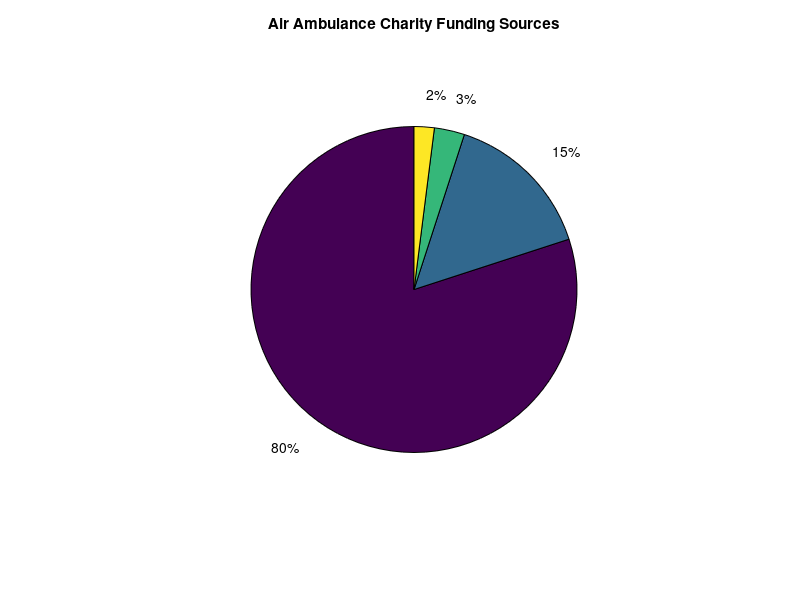

This figure's MATLAB source: (Note: this script raises an error after producing the figure.)
%% Pie Chart of Funding Sources
categories = {'Donations','Legacies','Corporate','NHS/Grants'};
values = [80, 15, 3, 2]; % Example percentages for UK air ambulance charities
figure;
p = pie(values);
title('Air Ambulance Charity Funding Sources');

% Remove text labels from pie slices
for i = 1:length(p)
    if isprop(p(i), 'String')
        p(i).String = '';
    end
end

% Add legend instead of overlapping labels
legend(categories, 'Location', 'southoutside', 'Orientation', 'horizontal');

legend(["Donations", "Legacies", "Corporate", "NHS/Grants"], "Location", "none", "Orientation", "horizontal", "Position", [0.0068 0.0376 0.9750, 0.0559])

%% Radar Chart: HER25 vs Competitors
metrics = {'Noise','Emissions','Maintenance','Range','Modularity','Price'};
HER25  = [9 9 8 7 9 9];
AW169  = [7 6 7 9 8 6];
H145   = [8 6 8 6 7 5];
Bell429 = [6 6 7 7 7 8];

% Close the loop
HER25(end+1)  = HER25(1);
AW169(end+1)  = AW169(1);
H145(end+1)   = H145(1);
Bell429(end+1)= Bell429(1);
metrics{end+1} = metrics{1}; % Add first label again to close loop

theta = linspace(0, 2*pi, length(HER25));
figure;
polaraxes;
hold on;
polarplot(theta, HER25, '-r', 'LineWidth', 2);
polarplot(theta, AW169, '-y', 'LineWidth', 2);
polarplot(theta, H145, '-m', 'LineWidth', 2);
polarplot(theta, Bell429, '-b', 'LineWidth', 2);
thetaticks(0:60:300);
thetaticklabels(metrics);
rticks([2 4 6 8]);
title('HER25 vs Competitors (Qualitative)');
legend('HER25','AW169','H145','Bell 429','Location','southoutside', 'Orientation', 'horizontal');
hold off;

legend(["HER25", "AW169", "H145", "Bell 429"], "Location", "none", "Orientation", "horizontal", "Position", [0.0982 0.0148 0.8120, 0.0559])

%% Line Chart of UK HEMS Missions
years = 2015:2024;
missions = [15000, 15500, 16000, 17000, 18000, 16000, 17000, 18000, 19500, 20000];
figure;
plot(years, missions, '-o','LineWidth',2);
xlabel('Year'); ylabel('Annual HEMS Missions');
title('UK Air Ambulance Missions (Simulated)');
grid on;

%% Break-even Bar Chart
variants = categorical({'Lite','Base','Plus'});
breakEvenUnits = [20, 30, 35]; % Example values
figure;
bar(variants, breakEvenUnits, 0.6);
ylabel('Units to Break-even');
title('Break-even Units for HER25 Variants');
